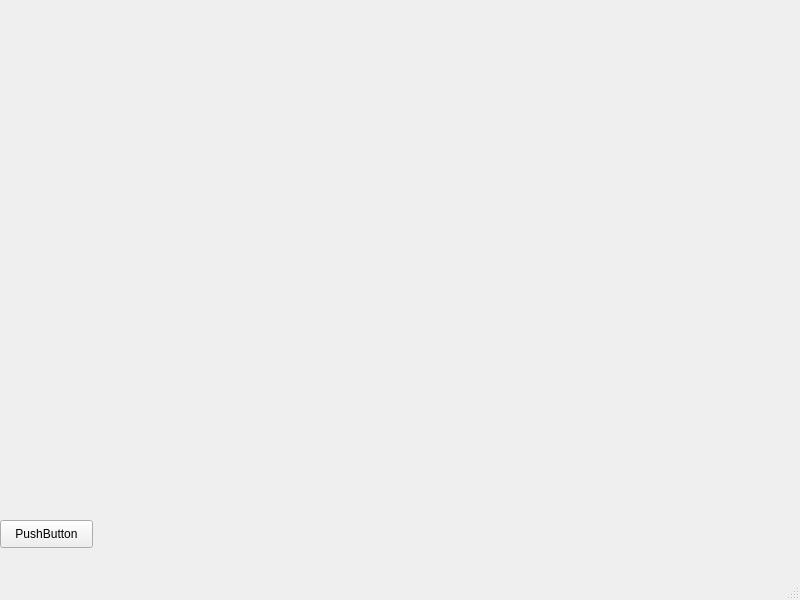
<?xml version="1.0" encoding="UTF-8"?>
<ui version="4.0">
 <class>homepage</class>
 <widget class="QMainWindow" name="homepage">
  <property name="geometry">
   <rect>
    <x>0</x>
    <y>0</y>
    <width>800</width>
    <height>600</height>
   </rect>
  </property>
  <property name="windowTitle">
   <string>MainWindow</string>
  </property>
  <widget class="QWidget" name="centralwidget">
   <widget class="QPushButton" name="pushButton">
    <property name="geometry">
     <rect>
      <x>0</x>
      <y>520</y>
      <width>93</width>
      <height>28</height>
     </rect>
    </property>
    <property name="text">
     <string>PushButton</string>
    </property>
   </widget>
  </widget>
  <widget class="QMenuBar" name="menubar">
   <property name="geometry">
    <rect>
     <x>0</x>
     <y>0</y>
     <width>800</width>
     <height>26</height>
    </rect>
   </property>
  </widget>
  <widget class="QStatusBar" name="statusbar"/>
 </widget>
 <resources/>
 <connections/>
</ui>
